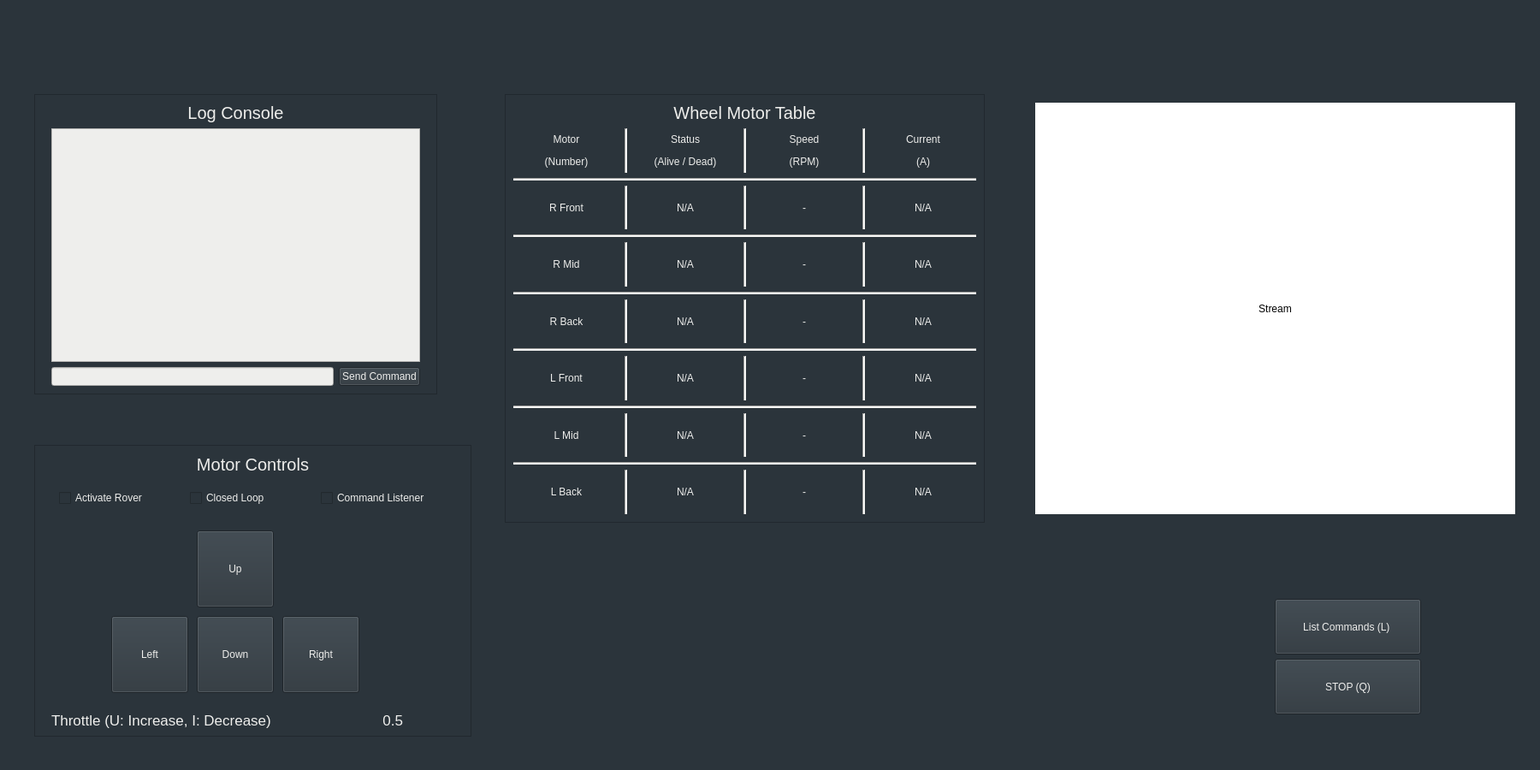
<?xml version="1.0" encoding="UTF-8"?>
<ui version="4.0">
 <class>MainWindow</class>
 <widget class="QMainWindow" name="MainWindow">
  <property name="geometry">
   <rect>
    <x>0</x>
    <y>0</y>
    <width>1800</width>
    <height>900</height>
   </rect>
  </property>
  <property name="windowTitle">
   <string>MainWindow</string>
  </property>
  <property name="styleSheet">
   <string notr="true">background-color: rgb(43, 52, 59);
/*border-color: rgb(238, 238, 236);*/
color: rgb(238, 238, 236);</string>
  </property>
  <widget class="QWidget" name="centralwidget">
   <widget class="QPushButton" name="list_commands_button">
    <property name="geometry">
     <rect>
      <x>1490</x>
      <y>700</y>
      <width>171</width>
      <height>65</height>
     </rect>
    </property>
    <property name="text">
     <string>List Commands (L) </string>
    </property>
   </widget>
   <widget class="QPushButton" name="stop_button">
    <property name="geometry">
     <rect>
      <x>1490</x>
      <y>770</y>
      <width>171</width>
      <height>65</height>
     </rect>
    </property>
    <property name="text">
     <string>STOP (Q)</string>
    </property>
   </widget>
   <widget class="QFrame" name="table_frame">
    <property name="geometry">
     <rect>
      <x>590</x>
      <y>110</y>
      <width>561</width>
      <height>501</height>
     </rect>
    </property>
    <property name="styleSheet">
     <string notr="true"/>
    </property>
    <property name="frameShape">
     <enum>QFrame::StyledPanel</enum>
    </property>
    <property name="frameShadow">
     <enum>QFrame::Raised</enum>
    </property>
    <widget class="QLabel" name="wheel_motor_table_label">
     <property name="geometry">
      <rect>
       <x>10</x>
       <y>10</y>
       <width>541</width>
       <height>23</height>
      </rect>
     </property>
     <property name="font">
      <font>
       <pointsize>15</pointsize>
      </font>
     </property>
     <property name="text">
      <string>Wheel Motor Table</string>
     </property>
     <property name="alignment">
      <set>Qt::AlignCenter</set>
     </property>
    </widget>
    <widget class="QWidget" name="layoutWidget">
     <property name="geometry">
      <rect>
       <x>10</x>
       <y>40</y>
       <width>541</width>
       <height>451</height>
      </rect>
     </property>
     <layout class="QVBoxLayout" name="wheel_motor_table">
      <item>
       <layout class="QHBoxLayout" name="table_head">
        <item>
         <widget class="QLabel" name="r_front_label_4">
          <property name="text">
           <string>&lt;html&gt;&lt;head/&gt;&lt;body&gt;&lt;p align=&quot;center&quot;&gt;Motor&lt;/p&gt;&lt;p align=&quot;center&quot;&gt;(Number)&lt;/p&gt;&lt;/body&gt;&lt;/html&gt;</string>
          </property>
          <property name="alignment">
           <set>Qt::AlignCenter</set>
          </property>
         </widget>
        </item>
        <item>
         <widget class="Line" name="line_17">
          <property name="styleSheet">
           <string notr="true">background-color: rgb(238, 238, 236);</string>
          </property>
          <property name="orientation">
           <enum>Qt::Vertical</enum>
          </property>
         </widget>
        </item>
        <item>
         <widget class="QLabel" name="r_front_label_3">
          <property name="text">
           <string>&lt;html&gt;&lt;head/&gt;&lt;body&gt;&lt;p align=&quot;center&quot;&gt;Status&lt;/p&gt;&lt;p align=&quot;center&quot;&gt;(Alive / Dead)&lt;/p&gt;&lt;/body&gt;&lt;/html&gt;</string>
          </property>
          <property name="alignment">
           <set>Qt::AlignCenter</set>
          </property>
         </widget>
        </item>
        <item>
         <widget class="Line" name="line_23">
          <property name="styleSheet">
           <string notr="true">background-color: rgb(238, 238, 236);</string>
          </property>
          <property name="orientation">
           <enum>Qt::Vertical</enum>
          </property>
         </widget>
        </item>
        <item>
         <widget class="QLabel" name="r_front_label_2">
          <property name="text">
           <string>&lt;html&gt;&lt;head/&gt;&lt;body&gt;&lt;p align=&quot;center&quot;&gt;Speed&lt;/p&gt;&lt;p align=&quot;center&quot;&gt;(RPM)&lt;/p&gt;&lt;/body&gt;&lt;/html&gt;</string>
          </property>
          <property name="alignment">
           <set>Qt::AlignCenter</set>
          </property>
         </widget>
        </item>
        <item>
         <widget class="Line" name="line_22">
          <property name="styleSheet">
           <string notr="true">background-color: rgb(238, 238, 236);</string>
          </property>
          <property name="orientation">
           <enum>Qt::Vertical</enum>
          </property>
         </widget>
        </item>
        <item>
         <widget class="QLabel" name="r_front_label_5">
          <property name="text">
           <string>&lt;html&gt;&lt;head/&gt;&lt;body&gt;&lt;p align=&quot;center&quot;&gt;Current&lt;/p&gt;&lt;p align=&quot;center&quot;&gt;(A)&lt;/p&gt;&lt;/body&gt;&lt;/html&gt;</string>
          </property>
          <property name="alignment">
           <set>Qt::AlignCenter</set>
          </property>
         </widget>
        </item>
       </layout>
      </item>
      <item>
       <widget class="Line" name="line_6">
        <property name="styleSheet">
         <string notr="true">background-color: rgb(238, 238, 236);</string>
        </property>
        <property name="orientation">
         <enum>Qt::Horizontal</enum>
        </property>
       </widget>
      </item>
      <item>
       <layout class="QHBoxLayout" name="r_front_row">
        <item>
         <widget class="QLabel" name="r_front_label">
          <property name="text">
           <string>R Front</string>
          </property>
          <property name="alignment">
           <set>Qt::AlignCenter</set>
          </property>
         </widget>
        </item>
        <item>
         <widget class="Line" name="line_13">
          <property name="styleSheet">
           <string notr="true">background-color: rgb(238, 238, 236);</string>
          </property>
          <property name="orientation">
           <enum>Qt::Vertical</enum>
          </property>
         </widget>
        </item>
        <item>
         <widget class="QLabel" name="r_front_status">
          <property name="text">
           <string>N/A</string>
          </property>
          <property name="alignment">
           <set>Qt::AlignCenter</set>
          </property>
         </widget>
        </item>
        <item>
         <widget class="Line" name="line_14">
          <property name="styleSheet">
           <string notr="true">background-color: rgb(238, 238, 236);</string>
          </property>
          <property name="orientation">
           <enum>Qt::Vertical</enum>
          </property>
         </widget>
        </item>
        <item>
         <widget class="QLabel" name="r_front_speed">
          <property name="text">
           <string>-</string>
          </property>
          <property name="alignment">
           <set>Qt::AlignCenter</set>
          </property>
         </widget>
        </item>
        <item>
         <widget class="Line" name="line_15">
          <property name="styleSheet">
           <string notr="true">background-color: rgb(238, 238, 236);</string>
          </property>
          <property name="orientation">
           <enum>Qt::Vertical</enum>
          </property>
         </widget>
        </item>
        <item>
         <widget class="QLabel" name="r_front_current">
          <property name="text">
           <string>N/A</string>
          </property>
          <property name="alignment">
           <set>Qt::AlignCenter</set>
          </property>
         </widget>
        </item>
       </layout>
      </item>
      <item>
       <widget class="Line" name="line">
        <property name="styleSheet">
         <string notr="true">background-color: rgb(238, 238, 236);</string>
        </property>
        <property name="orientation">
         <enum>Qt::Horizontal</enum>
        </property>
       </widget>
      </item>
      <item>
       <layout class="QHBoxLayout" name="r_mid_row">
        <item>
         <widget class="QLabel" name="r_mid_label">
          <property name="text">
           <string>R Mid</string>
          </property>
          <property name="alignment">
           <set>Qt::AlignCenter</set>
          </property>
         </widget>
        </item>
        <item>
         <widget class="Line" name="line_30">
          <property name="styleSheet">
           <string notr="true">background-color: rgb(238, 238, 236);</string>
          </property>
          <property name="orientation">
           <enum>Qt::Vertical</enum>
          </property>
         </widget>
        </item>
        <item>
         <widget class="QLabel" name="r_mid_status">
          <property name="text">
           <string>N/A</string>
          </property>
          <property name="alignment">
           <set>Qt::AlignCenter</set>
          </property>
         </widget>
        </item>
        <item>
         <widget class="Line" name="line_27">
          <property name="styleSheet">
           <string notr="true">background-color: rgb(238, 238, 236);</string>
          </property>
          <property name="orientation">
           <enum>Qt::Vertical</enum>
          </property>
         </widget>
        </item>
        <item>
         <widget class="QLabel" name="r_mid_speed">
          <property name="text">
           <string>-</string>
          </property>
          <property name="alignment">
           <set>Qt::AlignCenter</set>
          </property>
         </widget>
        </item>
        <item>
         <widget class="Line" name="line_28">
          <property name="styleSheet">
           <string notr="true">background-color: rgb(238, 238, 236);</string>
          </property>
          <property name="orientation">
           <enum>Qt::Vertical</enum>
          </property>
         </widget>
        </item>
        <item>
         <widget class="QLabel" name="r_mid_current">
          <property name="text">
           <string>N/A</string>
          </property>
          <property name="alignment">
           <set>Qt::AlignCenter</set>
          </property>
         </widget>
        </item>
       </layout>
      </item>
      <item>
       <widget class="Line" name="line_2">
        <property name="styleSheet">
         <string notr="true">background-color: rgb(238, 238, 236);</string>
        </property>
        <property name="orientation">
         <enum>Qt::Horizontal</enum>
        </property>
       </widget>
      </item>
      <item>
       <layout class="QHBoxLayout" name="r_back_row">
        <item>
         <widget class="QLabel" name="r_back_label">
          <property name="text">
           <string>R Back</string>
          </property>
          <property name="alignment">
           <set>Qt::AlignCenter</set>
          </property>
         </widget>
        </item>
        <item>
         <widget class="Line" name="line_24">
          <property name="styleSheet">
           <string notr="true">background-color: rgb(238, 238, 236);</string>
          </property>
          <property name="orientation">
           <enum>Qt::Vertical</enum>
          </property>
         </widget>
        </item>
        <item>
         <widget class="QLabel" name="r_back_status">
          <property name="text">
           <string>N/A</string>
          </property>
          <property name="alignment">
           <set>Qt::AlignCenter</set>
          </property>
         </widget>
        </item>
        <item>
         <widget class="Line" name="line_25">
          <property name="styleSheet">
           <string notr="true">background-color: rgb(238, 238, 236);</string>
          </property>
          <property name="orientation">
           <enum>Qt::Vertical</enum>
          </property>
         </widget>
        </item>
        <item>
         <widget class="QLabel" name="r_back_speed">
          <property name="text">
           <string>-</string>
          </property>
          <property name="alignment">
           <set>Qt::AlignCenter</set>
          </property>
         </widget>
        </item>
        <item>
         <widget class="Line" name="line_20">
          <property name="styleSheet">
           <string notr="true">background-color: rgb(238, 238, 236);</string>
          </property>
          <property name="orientation">
           <enum>Qt::Vertical</enum>
          </property>
         </widget>
        </item>
        <item>
         <widget class="QLabel" name="r_back_current">
          <property name="text">
           <string>N/A</string>
          </property>
          <property name="alignment">
           <set>Qt::AlignCenter</set>
          </property>
         </widget>
        </item>
       </layout>
      </item>
      <item>
       <widget class="Line" name="line_3">
        <property name="styleSheet">
         <string notr="true">background-color: rgb(238, 238, 236);</string>
        </property>
        <property name="orientation">
         <enum>Qt::Horizontal</enum>
        </property>
       </widget>
      </item>
      <item>
       <layout class="QHBoxLayout" name="l_front_row">
        <item>
         <widget class="QLabel" name="l_front_label">
          <property name="text">
           <string>L Front</string>
          </property>
          <property name="alignment">
           <set>Qt::AlignCenter</set>
          </property>
         </widget>
        </item>
        <item>
         <widget class="Line" name="line_11">
          <property name="styleSheet">
           <string notr="true">background-color: rgb(238, 238, 236);</string>
          </property>
          <property name="orientation">
           <enum>Qt::Vertical</enum>
          </property>
         </widget>
        </item>
        <item>
         <widget class="QLabel" name="l_front_status">
          <property name="text">
           <string>N/A</string>
          </property>
          <property name="alignment">
           <set>Qt::AlignCenter</set>
          </property>
         </widget>
        </item>
        <item>
         <widget class="Line" name="line_29">
          <property name="styleSheet">
           <string notr="true">background-color: rgb(238, 238, 236);</string>
          </property>
          <property name="orientation">
           <enum>Qt::Vertical</enum>
          </property>
         </widget>
        </item>
        <item>
         <widget class="QLabel" name="l_front_speed">
          <property name="text">
           <string>-</string>
          </property>
          <property name="alignment">
           <set>Qt::AlignCenter</set>
          </property>
         </widget>
        </item>
        <item>
         <widget class="Line" name="line_19">
          <property name="styleSheet">
           <string notr="true">background-color: rgb(238, 238, 236);</string>
          </property>
          <property name="orientation">
           <enum>Qt::Vertical</enum>
          </property>
         </widget>
        </item>
        <item>
         <widget class="QLabel" name="l_front_current">
          <property name="text">
           <string>N/A</string>
          </property>
          <property name="alignment">
           <set>Qt::AlignCenter</set>
          </property>
         </widget>
        </item>
       </layout>
      </item>
      <item>
       <widget class="Line" name="line_4">
        <property name="styleSheet">
         <string notr="true">background-color: rgb(238, 238, 236);</string>
        </property>
        <property name="orientation">
         <enum>Qt::Horizontal</enum>
        </property>
       </widget>
      </item>
      <item>
       <layout class="QHBoxLayout" name="l_mid_row">
        <item>
         <widget class="QLabel" name="l_mid_label">
          <property name="text">
           <string>L Mid</string>
          </property>
          <property name="alignment">
           <set>Qt::AlignCenter</set>
          </property>
         </widget>
        </item>
        <item>
         <widget class="Line" name="line_32">
          <property name="styleSheet">
           <string notr="true">background-color: rgb(238, 238, 236);</string>
          </property>
          <property name="orientation">
           <enum>Qt::Vertical</enum>
          </property>
         </widget>
        </item>
        <item>
         <widget class="QLabel" name="l_mid_status">
          <property name="text">
           <string>N/A</string>
          </property>
          <property name="alignment">
           <set>Qt::AlignCenter</set>
          </property>
         </widget>
        </item>
        <item>
         <widget class="Line" name="line_26">
          <property name="styleSheet">
           <string notr="true">background-color: rgb(238, 238, 236);</string>
          </property>
          <property name="orientation">
           <enum>Qt::Vertical</enum>
          </property>
         </widget>
        </item>
        <item>
         <widget class="QLabel" name="l_mid_speed">
          <property name="text">
           <string>-</string>
          </property>
          <property name="alignment">
           <set>Qt::AlignCenter</set>
          </property>
         </widget>
        </item>
        <item>
         <widget class="Line" name="line_18">
          <property name="styleSheet">
           <string notr="true">background-color: rgb(238, 238, 236);</string>
          </property>
          <property name="orientation">
           <enum>Qt::Vertical</enum>
          </property>
         </widget>
        </item>
        <item>
         <widget class="QLabel" name="l_mid_current">
          <property name="text">
           <string>N/A</string>
          </property>
          <property name="alignment">
           <set>Qt::AlignCenter</set>
          </property>
         </widget>
        </item>
       </layout>
      </item>
      <item>
       <widget class="Line" name="line_5">
        <property name="styleSheet">
         <string notr="true">background-color: rgb(238, 238, 236);</string>
        </property>
        <property name="orientation">
         <enum>Qt::Horizontal</enum>
        </property>
       </widget>
      </item>
      <item>
       <layout class="QHBoxLayout" name="l_back_row">
        <item>
         <widget class="QLabel" name="l_back_label">
          <property name="text">
           <string>L Back</string>
          </property>
          <property name="alignment">
           <set>Qt::AlignCenter</set>
          </property>
         </widget>
        </item>
        <item>
         <widget class="Line" name="line_31">
          <property name="styleSheet">
           <string notr="true">background-color: rgb(238, 238, 236);</string>
          </property>
          <property name="orientation">
           <enum>Qt::Vertical</enum>
          </property>
         </widget>
        </item>
        <item>
         <widget class="QLabel" name="l_back_status">
          <property name="text">
           <string>N/A</string>
          </property>
          <property name="alignment">
           <set>Qt::AlignCenter</set>
          </property>
         </widget>
        </item>
        <item>
         <widget class="Line" name="line_12">
          <property name="styleSheet">
           <string notr="true">background-color: rgb(238, 238, 236);</string>
          </property>
          <property name="orientation">
           <enum>Qt::Vertical</enum>
          </property>
         </widget>
        </item>
        <item>
         <widget class="QLabel" name="l_back_speed">
          <property name="text">
           <string>-</string>
          </property>
          <property name="alignment">
           <set>Qt::AlignCenter</set>
          </property>
         </widget>
        </item>
        <item>
         <widget class="Line" name="line_16">
          <property name="styleSheet">
           <string notr="true">background-color: rgb(238, 238, 236);</string>
          </property>
          <property name="orientation">
           <enum>Qt::Vertical</enum>
          </property>
         </widget>
        </item>
        <item>
         <widget class="QLabel" name="l_back_current">
          <property name="text">
           <string>N/A</string>
          </property>
          <property name="alignment">
           <set>Qt::AlignCenter</set>
          </property>
         </widget>
        </item>
       </layout>
      </item>
     </layout>
    </widget>
   </widget>
   <widget class="QFrame" name="console_frame">
    <property name="geometry">
     <rect>
      <x>40</x>
      <y>110</y>
      <width>471</width>
      <height>351</height>
     </rect>
    </property>
    <property name="frameShape">
     <enum>QFrame::StyledPanel</enum>
    </property>
    <property name="frameShadow">
     <enum>QFrame::Raised</enum>
    </property>
    <widget class="QWidget" name="layoutWidget">
     <property name="geometry">
      <rect>
       <x>20</x>
       <y>10</y>
       <width>431</width>
       <height>331</height>
      </rect>
     </property>
     <layout class="QVBoxLayout" name="log">
      <item>
       <widget class="QLabel" name="log_console_label">
        <property name="font">
         <font>
          <pointsize>15</pointsize>
         </font>
        </property>
        <property name="text">
         <string>Log Console</string>
        </property>
        <property name="alignment">
         <set>Qt::AlignCenter</set>
        </property>
       </widget>
      </item>
      <item>
       <layout class="QVBoxLayout" name="verticalLayout">
        <item>
         <widget class="QTextBrowser" name="textBrowser">
          <property name="styleSheet">
           <string notr="true">background-color: rgb(238, 238, 236);
color: rgb(0, 0, 0);</string>
          </property>
          <property name="html">
           <string>&lt;!DOCTYPE HTML PUBLIC &quot;-//W3C//DTD HTML 4.0//EN&quot; &quot;http://www.w3.org/TR/REC-html40/strict.dtd&quot;&gt;
&lt;html&gt;&lt;head&gt;&lt;meta name=&quot;qrichtext&quot; content=&quot;1&quot; /&gt;&lt;style type=&quot;text/css&quot;&gt;
p, li { white-space: pre-wrap; }
&lt;/style&gt;&lt;/head&gt;&lt;body style=&quot; font-family:'Sans Serif'; font-size:9pt; font-weight:400; font-style:normal;&quot;&gt;
&lt;p style=&quot;-qt-paragraph-type:empty; margin-top:0px; margin-bottom:0px; margin-left:0px; margin-right:0px; -qt-block-indent:0; text-indent:0px; font-family:'Ubuntu'; font-size:11pt;&quot;&gt;&lt;br /&gt;&lt;/p&gt;&lt;/body&gt;&lt;/html&gt;</string>
          </property>
         </widget>
        </item>
        <item>
         <layout class="QHBoxLayout" name="log_input">
          <item>
           <widget class="QLineEdit" name="line_edit">
            <property name="enabled">
             <bool>true</bool>
            </property>
            <property name="styleSheet">
             <string notr="true">background-color: rgb(238, 238, 236);
color: rgb(0, 0, 0);</string>
            </property>
            <property name="text">
             <string/>
            </property>
           </widget>
          </item>
          <item>
           <widget class="QPushButton" name="send_command_button">
            <property name="text">
             <string>Send Command</string>
            </property>
           </widget>
          </item>
         </layout>
        </item>
       </layout>
      </item>
     </layout>
    </widget>
   </widget>
   <widget class="QFrame" name="controls_frame">
    <property name="geometry">
     <rect>
      <x>40</x>
      <y>520</y>
      <width>511</width>
      <height>341</height>
     </rect>
    </property>
    <property name="frameShape">
     <enum>QFrame::StyledPanel</enum>
    </property>
    <property name="frameShadow">
     <enum>QFrame::Raised</enum>
    </property>
    <widget class="QPushButton" name="controller_left">
     <property name="geometry">
      <rect>
       <x>90</x>
       <y>200</y>
       <width>90</width>
       <height>90</height>
      </rect>
     </property>
     <property name="text">
      <string>Left</string>
     </property>
     <property name="checkable">
      <bool>false</bool>
     </property>
     <property name="checked">
      <bool>false</bool>
     </property>
    </widget>
    <widget class="QPushButton" name="controller_down">
     <property name="geometry">
      <rect>
       <x>190</x>
       <y>200</y>
       <width>90</width>
       <height>90</height>
      </rect>
     </property>
     <property name="text">
      <string>Down</string>
     </property>
     <property name="checkable">
      <bool>false</bool>
     </property>
     <property name="checked">
      <bool>false</bool>
     </property>
    </widget>
    <widget class="QPushButton" name="controller_up">
     <property name="geometry">
      <rect>
       <x>190</x>
       <y>100</y>
       <width>90</width>
       <height>90</height>
      </rect>
     </property>
     <property name="text">
      <string>Up</string>
     </property>
     <property name="checkable">
      <bool>false</bool>
     </property>
     <property name="checked">
      <bool>false</bool>
     </property>
    </widget>
    <widget class="QWidget" name="layoutWidget">
     <property name="geometry">
      <rect>
       <x>20</x>
       <y>310</y>
       <width>411</width>
       <height>23</height>
      </rect>
     </property>
     <layout class="QHBoxLayout" name="throttle_container">
      <item>
       <widget class="QLabel" name="throttle_label">
        <property name="font">
         <font>
          <pointsize>13</pointsize>
         </font>
        </property>
        <property name="text">
         <string>Throttle (U: Increase, I: Decrease)</string>
        </property>
       </widget>
      </item>
      <item>
       <widget class="QLabel" name="throttle_value">
        <property name="font">
         <font>
          <pointsize>13</pointsize>
         </font>
        </property>
        <property name="text">
         <string>0.5</string>
        </property>
        <property name="alignment">
         <set>Qt::AlignRight|Qt::AlignTrailing|Qt::AlignVCenter</set>
        </property>
       </widget>
      </item>
     </layout>
    </widget>
    <widget class="QWidget" name="layoutWidget">
     <property name="geometry">
      <rect>
       <x>20</x>
       <y>9</y>
       <width>471</width>
       <height>72</height>
      </rect>
     </property>
     <layout class="QVBoxLayout" name="motor_controls">
      <item>
       <widget class="QLabel" name="motor_controls_label">
        <property name="font">
         <font>
          <pointsize>15</pointsize>
         </font>
        </property>
        <property name="text">
         <string>Motor Controls</string>
        </property>
        <property name="alignment">
         <set>Qt::AlignCenter</set>
        </property>
       </widget>
      </item>
      <item>
       <widget class="QWidget" name="RoverSettings" native="true">
        <layout class="QHBoxLayout" name="horizontalLayout">
         <item>
          <widget class="QCheckBox" name="activate_rover">
           <property name="text">
            <string>Activate Rover</string>
           </property>
          </widget>
         </item>
         <item>
          <widget class="QCheckBox" name="closedLoop">
           <property name="styleSheet">
            <string notr="true">color: rgb(238, 238, 236);</string>
           </property>
           <property name="text">
            <string>Closed Loop</string>
           </property>
           <property name="tristate">
            <bool>false</bool>
           </property>
          </widget>
         </item>
         <item>
          <widget class="QCheckBox" name="commandListener">
           <property name="text">
            <string>Command Listener</string>
           </property>
          </widget>
         </item>
        </layout>
       </widget>
      </item>
     </layout>
    </widget>
    <widget class="QPushButton" name="controller_right">
     <property name="geometry">
      <rect>
       <x>290</x>
       <y>200</y>
       <width>90</width>
       <height>90</height>
      </rect>
     </property>
     <property name="text">
      <string>Right</string>
     </property>
     <property name="checkable">
      <bool>false</bool>
     </property>
     <property name="checked">
      <bool>false</bool>
     </property>
    </widget>
   </widget>
   <widget class="QLabel" name="logo_label">
    <property name="geometry">
     <rect>
      <x>40</x>
      <y>30</y>
      <width>71</width>
      <height>51</height>
     </rect>
    </property>
    <property name="text">
     <string/>
    </property>
    <property name="pixmap">
     <pixmap>sclogo_header.png</pixmap>
    </property>
   </widget>
   <widget class="QLabel" name="stream_screen">
    <property name="geometry">
     <rect>
      <x>1210</x>
      <y>120</y>
      <width>561</width>
      <height>481</height>
     </rect>
    </property>
    <property name="styleSheet">
     <string notr="true">background-color: rgb(255, 255, 255);
color: rgb(0, 0, 0);</string>
    </property>
    <property name="text">
     <string>Stream</string>
    </property>
    <property name="alignment">
     <set>Qt::AlignCenter</set>
    </property>
   </widget>
  </widget>
  <widget class="QMenuBar" name="menubar">
   <property name="geometry">
    <rect>
     <x>0</x>
     <y>0</y>
     <width>1800</width>
     <height>20</height>
    </rect>
   </property>
  </widget>
 </widget>
 <resources/>
 <connections/>
</ui>
